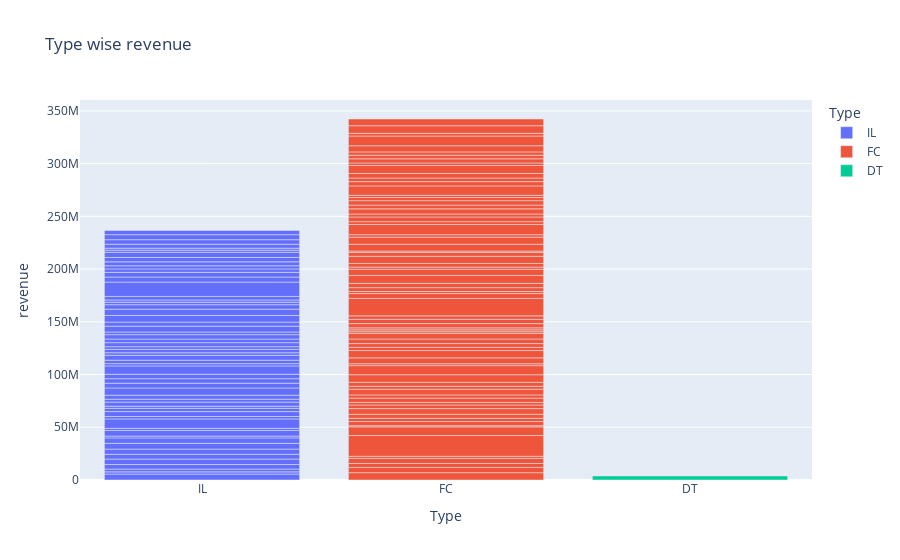
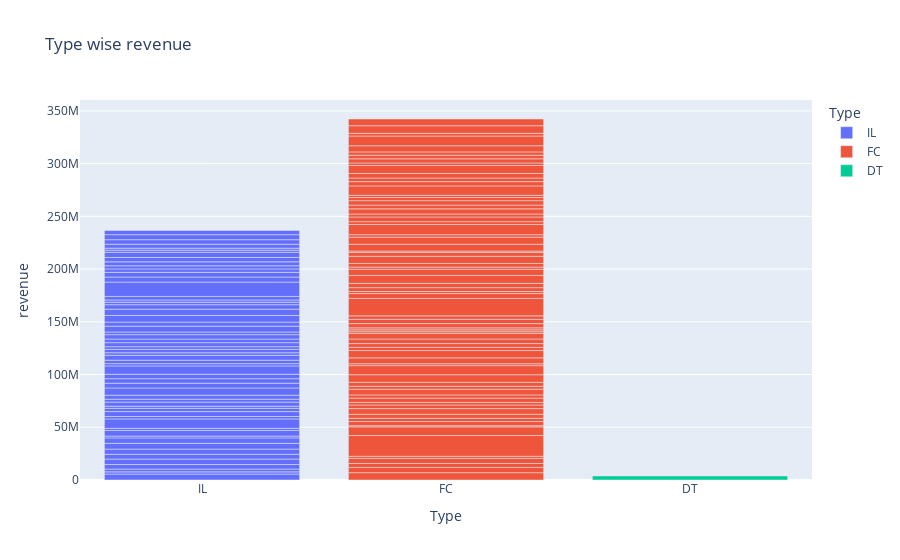

These figures' notebook cell, in order:
### Code cell
## type wise revenue
px.bar(df1,x='Type',y='revenue',color='Type',title='Type wise revenue')

### Figure 1 — Plotly figure (JSON) as saved in the notebook; plotly's stock layout.template omitted (floating-point values rounded to 4 significant figures)
{"data": [{"alignmentgroup": "True", "hovertemplate": "Type=%{x}<br>revenue=%{y}<extra></extra>", "legendgroup": "IL", "marker": {"color": "#636efa", "pattern": {"shape": ""}}, "name": "IL", "offsetgroup": "IL", "orientation": "v", "showlegend": true, "textposition": "auto", "type": "bar", "x": ["IL", "IL", "IL", "IL", "IL", "IL", "IL", "IL", "IL", "IL", "IL", "IL", "IL", "IL", "IL", "IL", "IL", "IL", "IL", "IL", "IL", "IL", "IL", "IL", "IL", "IL", "IL", "IL", "IL", "IL", "IL", "IL", "IL", "IL", "IL", "IL", "IL", "IL", "IL", "IL", "IL", "IL", "IL", "IL", "IL", "IL", "IL", "IL", "IL", "IL", "IL", "IL", "IL", "IL", "IL", "IL", "IL"], "xaxis": "x", "y": [5653753, 2055379, 2675511, 4316715, 5166635, 4491607, 4952497, 5444227, 5161370, 1734634, 5337526, 2021934, 8904084, 2267425, 4705945, 3008199, 2058644, 3903884, 2740687, 3818055, 6836483, 4554237, 4264176, 4250758, 7865428, 2156098, 3273041, 4651866, 2390534, 3164972, 2551252, 3836721, 3452382, 4136425, 2525375, 5500818, 3871344, 6313221, 5966193, 4250553, 2364478, 2083447, 3410878, 13575224, 4758476, 4467728, 3248660, 2954086, 3784230, 4155435, 4882985, 2018785, 1847826, 3780019, 4286645, 4780607, 4015749], "yaxis": "y"}, {"alignmentgroup": "True", "hovertemplate": "Type=%{x}<br>revenue=%{y}<extra></extra>", "legendgroup": "FC", "marker": {"color": "#EF553B", "pattern": {"shape": ""}}, "name": "FC", "offsetgroup": "FC", "orientation": "v", "showlegend": true, "textposition": "auto", "type": "bar", "x": ["FC", "FC", "FC", "FC", "FC", "FC", "FC", "FC", "FC", "FC", "FC", "FC", "FC", "FC", "FC", "FC", "FC", "FC", "FC", "FC", "FC", "FC", "FC", "FC", "FC", "FC", "FC", "FC", "FC", "FC", "FC", "FC", "FC", "FC", "FC", "FC", "FC", "FC", "FC", "FC", "FC", "FC", "FC", "FC", "FC", "FC", "FC", "FC", "FC", "FC", "FC", "FC", "FC", "FC", "FC", "FC", "FC", "FC", "FC", "FC", "FC", "FC", "FC", "FC", "FC", "FC", "FC", "FC", "FC", "FC", "FC", "FC"], "xaxis": "x", "y": [6923131, 5017319, 3745135, 4807746, 1999097, 19696939, 8213524, 1149870, 3956086, 2999068, 3778621, 5435276, 3447890, 2371202, 4100886, 3028267, 5461700, 2732645, 3752885, 7201784, 8630682, 1763231, 5595267, 6941173, 3004429, 3600467, 4350573, 5286212, 1619683, 1756069, 1882131, 4052733, 3982767, 3347767, 16549064, 4590423, 1904842, 3727364, 4066618, 7495092, 5906596, 2025297, 3426169, 6782425, 3753720, 1270499, 6412623, 6694797, 2344689, 9652350, 2738052, 4429512, 2792031, 4888774, 3570392, 4219263, 2993069, 2097022, 8894598, 4067566, 3445076, 4263629, 7592272, 2383840, 3939804, 3376145, 3199619, 5787594, 9262754, 2544857, 7217634, 6363241], "yaxis": "y"}, {"alignmentgroup": "True", "hovertemplate": "Type=%{x}<br>revenue=%{y}<extra></extra>", "legendgroup": "DT", "marker": {"color": "#00cc96", "pattern": {"shape": ""}}, "name": "DT", "offsetgroup": "DT", "orientation": "v", "showlegend": true, "textposition": "auto", "type": "bar", "x": ["DT"], "xaxis": "x", "y": [3810007], "yaxis": "y"}], "layout": {"barmode": "relative", "legend": {"title": {"text": "Type"}, "tracegroupgap": 0}, "title": {"text": "Type wise revenue"}, "xaxis": {"anchor": "y", "categoryarray": ["IL", "FC", "DT"], "categoryorder": "array", "domain": [0, 1], "title": {"text": "Type"}}, "yaxis": {"anchor": "x", "domain": [0, 1], "title": {"text": "revenue"}}}}

### Figure 2 — Plotly figure (JSON) as saved in the notebook; plotly's stock layout.template omitted (floating-point values rounded to 4 significant figures)
{"data": [{"alignmentgroup": "True", "hovertemplate": "Type=%{x}<br>revenue=%{y}<extra></extra>", "legendgroup": "IL", "marker": {"color": "#636efa", "pattern": {"shape": ""}}, "name": "IL", "offsetgroup": "IL", "orientation": "v", "showlegend": true, "textposition": "auto", "type": "bar", "x": ["IL", "IL", "IL", "IL", "IL", "IL", "IL", "IL", "IL", "IL", "IL", "IL", "IL", "IL", "IL", "IL", "IL", "IL", "IL", "IL", "IL", "IL", "IL", "IL", "IL", "IL", "IL", "IL", "IL", "IL", "IL", "IL", "IL", "IL", "IL", "IL", "IL", "IL", "IL", "IL", "IL", "IL", "IL", "IL", "IL", "IL", "IL", "IL", "IL", "IL", "IL", "IL", "IL", "IL", "IL", "IL", "IL"], "xaxis": "x", "y": [5653753, 2055379, 2675511, 4316715, 5166635, 4491607, 4952497, 5444227, 5161370, 1734634, 5337526, 2021934, 8904084, 2267425, 4705945, 3008199, 2058644, 3903884, 2740687, 3818055, 6836483, 4554237, 4264176, 4250758, 7865428, 2156098, 3273041, 4651866, 2390534, 3164972, 2551252, 3836721, 3452382, 4136425, 2525375, 5500818, 3871344, 6313221, 5966193, 4250553, 2364478, 2083447, 3410878, 13575224, 4758476, 4467728, 3248660, 2954086, 3784230, 4155435, 4882985, 2018785, 1847826, 3780019, 4286645, 4780607, 4015749], "yaxis": "y"}, {"alignmentgroup": "True", "hovertemplate": "Type=%{x}<br>revenue=%{y}<extra></extra>", "legendgroup": "FC", "marker": {"color": "#EF553B", "pattern": {"shape": ""}}, "name": "FC", "offsetgroup": "FC", "orientation": "v", "showlegend": true, "textposition": "auto", "type": "bar", "x": ["FC", "FC", "FC", "FC", "FC", "FC", "FC", "FC", "FC", "FC", "FC", "FC", "FC", "FC", "FC", "FC", "FC", "FC", "FC", "FC", "FC", "FC", "FC", "FC", "FC", "FC", "FC", "FC", "FC", "FC", "FC", "FC", "FC", "FC", "FC", "FC", "FC", "FC", "FC", "FC", "FC", "FC", "FC", "FC", "FC", "FC", "FC", "FC", "FC", "FC", "FC", "FC", "FC", "FC", "FC", "FC", "FC", "FC", "FC", "FC", "FC", "FC", "FC", "FC", "FC", "FC", "FC", "FC", "FC", "FC", "FC", "FC"], "xaxis": "x", "y": [6923131, 5017319, 3745135, 4807746, 1999097, 19696939, 8213524, 1149870, 3956086, 2999068, 3778621, 5435276, 3447890, 2371202, 4100886, 3028267, 5461700, 2732645, 3752885, 7201784, 8630682, 1763231, 5595267, 6941173, 3004429, 3600467, 4350573, 5286212, 1619683, 1756069, 1882131, 4052733, 3982767, 3347767, 16549064, 4590423, 1904842, 3727364, 4066618, 7495092, 5906596, 2025297, 3426169, 6782425, 3753720, 1270499, 6412623, 6694797, 2344689, 9652350, 2738052, 4429512, 2792031, 4888774, 3570392, 4219263, 2993069, 2097022, 8894598, 4067566, 3445076, 4263629, 7592272, 2383840, 3939804, 3376145, 3199619, 5787594, 9262754, 2544857, 7217634, 6363241], "yaxis": "y"}, {"alignmentgroup": "True", "hovertemplate": "Type=%{x}<br>revenue=%{y}<extra></extra>", "legendgroup": "DT", "marker": {"color": "#00cc96", "pattern": {"shape": ""}}, "name": "DT", "offsetgroup": "DT", "orientation": "v", "showlegend": true, "textposition": "auto", "type": "bar", "x": ["DT"], "xaxis": "x", "y": [3810007], "yaxis": "y"}], "layout": {"barmode": "relative", "legend": {"title": {"text": "Type"}, "tracegroupgap": 0}, "title": {"text": "Type wise revenue"}, "xaxis": {"anchor": "y", "categoryarray": ["IL", "FC", "DT"], "categoryorder": "array", "domain": [0, 1], "title": {"text": "Type"}}, "yaxis": {"anchor": "x", "domain": [0, 1], "title": {"text": "revenue"}}}}
